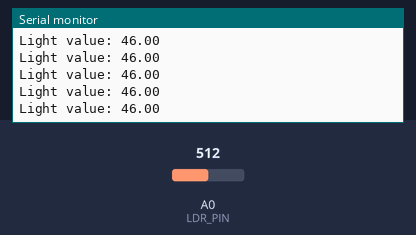
Simulated run of this sketch. Board: Arduino Uno, built with avr-gcc and run on an emulated ATmega328P. Parts: the last lines printed to the serial monitor. The test bench sets the inputs (shaded band); at power-on: A0 (LDR_PIN) = 512.

Above: at 1.2 s.
1.3 s: A0 (LDR_PIN) set to 716
At 1.56 s:
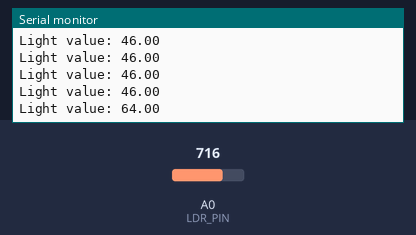
2.8 s: A0 (LDR_PIN) set to 900
At 2.97 s:
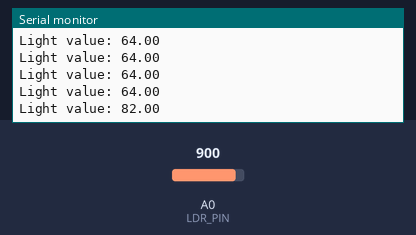
Timing chart, 0 to 5.8 s (numbered marks = the images above; inputs shaded):
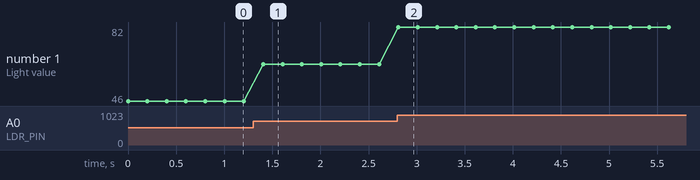

Measured:
- after the input at 1.3 s, the serial monitor: prints a new line after 0.11 s (image 1)
- after the input at 2.8 s, the serial monitor: prints a new line at once (image 2)
- plotted number 1: 46 → 64 after the input at 1.3 s, 64 → 82 after the input at 2.8 s

The sketch:

LightLDR.ino
```cpp
#define LDR_PIN A0
#define LIGHT_MIN 10
#define LIGHT_MAX 100
#define ADC_MIN 0
#define ADC_MAX 1023
#define VOLT_MIN 0
#define VOLT_MAX 5


void LightSensorSetup() {
  pinMode(LDR_PIN, INPUT);
}

float GetLight() {
  int rawData = analogRead(LDR_PIN);
  float voltage = map(rawData, ADC_MIN, ADC_MAX, VOLT_MIN, VOLT_MAX);
  float light = map(voltage, VOLT_MIN, VOLT_MAX, LIGHT_MIN, LIGHT_MAX);

  return light;
}

void setup() {
  Serial.begin(9600);
  LightSensorSetup();
}

void loop() {

  Serial.print("Light value: ");
  float light = GetLight();
  Serial.print(light);
  Serial.println();
  delay(200);

}
```
